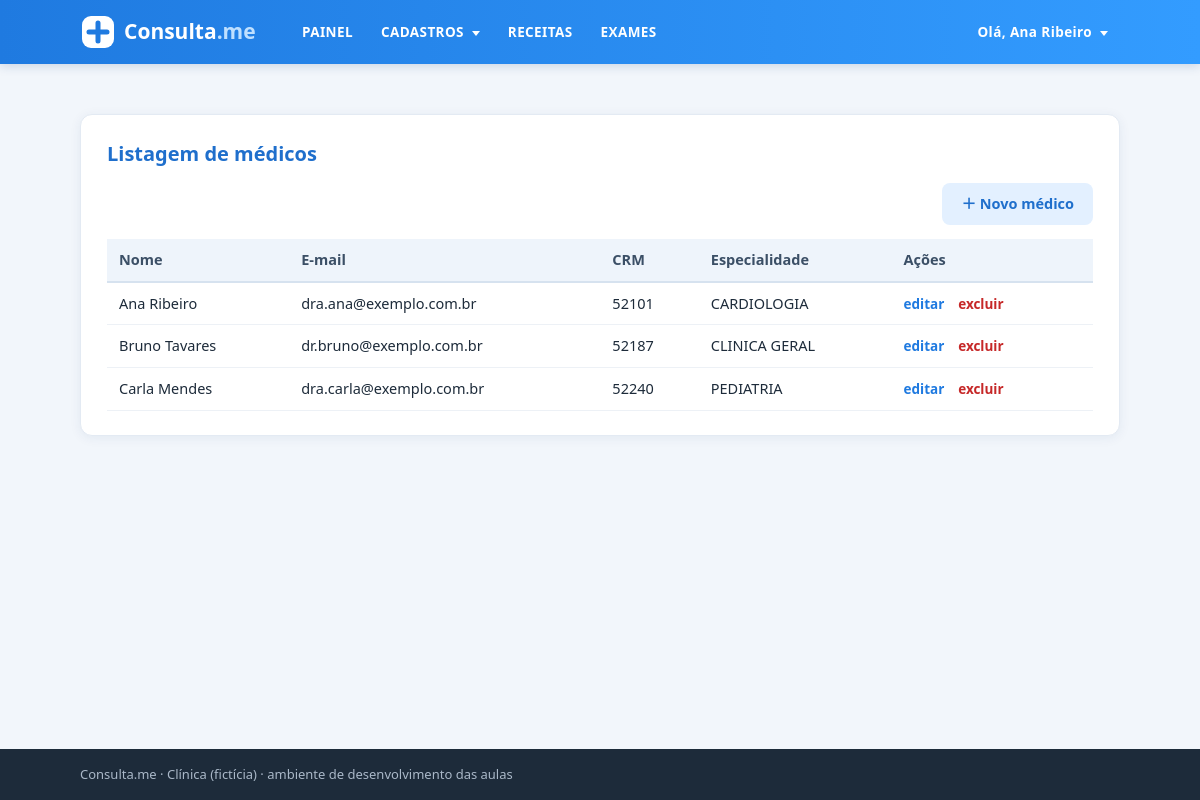
The page /medicos/ (signed in) on the database its author committed.
### intranet/models.py (models this page shows, shortened)
class Medico(models.Model):
    nome = models.CharField(max_length=30)
    sobrenome = models.CharField(max_length=30)
    email = models.EmailField()
    criacao_data = models.DateTimeField(default=timezone.now)
    telefone = models.CharField(max_length=15)
    crm = models.CharField(max_length=6)
    especialidade = models.CharField(max_length=20)
    ativo = models.BooleanField(default=True)
    mensagem = models.TextField(blank=True)
    imagem = models.ImageField(upload_to='img/%Y/%m', blank=True)
    usuario = models.OneToOneField(
        settings.AUTH_USER_MODEL,
        on_delete=models.SET_NULL,
        null=True, blank=True,
        related_name='medico',
    )

### intranet/views.py (the view)
# urls.py: path('medicos/', views.MedicoListView.as_view(), name='medico-list'),
class MedicoListView(LoginRequiredMixin, ListView):
    model = Medico
    template_name = 'intranet/medicos/listagem.html'
    context_object_name = 'medicos'   # nome da lista no template ({{ medicos }})
    def get_queryset(self):
        return Medico.objects.filter(ativo=True).order_by('nome')

### intranet/templates/intranet/medicos/listagem.html (shortened to what this page needs)
{% extends 'intranet/base_logado.html' %}
{% load static %}
{% block content %}
<main class="container">
  <section class="card">
    <h2 class="title">Listagem de médicos</h2>
    <div class="table-controls">
      <a href="{% url 'intranet:medico-create' %}" class="btn btn-tertiary">＋ Novo médico</a>
    </div>
    <table class="tabela">
      <thead><tr><th>Nome</th><th>E-mail</th><th>CRM</th><th>Especialidade</th><th>Ações</th></tr></thead>
      <tbody>
        {% for medico in medicos %}
        <tr>
          <td>{{ medico.nome }} {{ medico.sobrenome }}</td>
          <td>{{ medico.email }}</td>
          <td>{{ medico.crm }}</td>
          <td>{{ medico.especialidade }}</td>
          <td class="acoes">
            <a href="{% url 'intranet:medico-update' medico.pk %}">editar</a>
            <a class="perigo" href="{% url 'intranet:medico-delete' medico.pk %}">excluir</a>
          </td>
        </tr>
        {% empty %}
        <tr><td colspan="5">Nenhum médico cadastrado.</td></tr>
        {% endfor %}
      </tbody>
    </table>
  </section>
</main>
{% endblock %}

### intranet/templates/intranet/base_logado.html (shortened to what this page needs)
{% extends 'intranet/base.html' %}
{% load static %}
{% block header %}
<header class="header">
  <div class="container header-container">
    <a class="logo" href="{% url 'intranet:painel' %}">
      <img src="{% static 'intranet/assets/logo.svg' %}" alt="Consulta.me">
    </a>
    <nav class="main-nav">
      <ul class="nav-left">
        <li><a href="{% url 'intranet:painel' %}">PAINEL</a></li>
        <li class="dropdown">
          <a href="#">CADASTROS <i class="arrow-down"></i></a>
        </li>
        <li><a href="{% url 'intranet:receita-list' %}">RECEITAS</a></li>
        <li><a href="{% url 'intranet:exames' %}">EXAMES</a></li>
      </ul>
      <ul class="nav-right">
        <li class="dropdown">
          <a href="#">
            Olá, <span>{{ request.user.get_full_name|default:request.user.username }}</span> <i class="arrow-down"></i>
          </a>
        </li>
      </ul>
    </nav>
  </div>
</header>
{% endblock %}

### intranet/static/intranet/style.css (style rules this page uses)
* { box-sizing: border-box; margin: 0; padding: 0; }
body { font-family: 'Segoe UI', Helvetica, Arial, sans-serif; background: #f2f6fb; color: #1d2b3a; line-height: 1.5; min-height: 100vh; display: flex; flex-direction: column; }
a { color: #1f7ae0; text-decoration: none; }
.container { width: 100%; max-width: 1080px; margin: 0 auto; padding: 0 20px; }
main.container { flex: 1; padding-top: 28px; padding-bottom: 40px; }
.header { background: #339cff; background: linear-gradient(90deg, #1f7ae0, #339cff); box-shadow: 0 2px 10px rgba(20, 60, 120, .18); }
.header-container { display: flex; align-items: center; justify-content: space-between; min-height: 64px; gap: 20px; }
.logo img { display: block; height: 40px; }
.main-nav { display: flex; align-items: center; justify-content: space-between; flex: 1; gap: 20px; }
.main-nav ul { list-style: none; display: flex; align-items: center; gap: 4px; }
.main-nav > ul > li > a { display: block; padding: 20px 12px; color: #fff; font-weight: 600; font-size: 13.5px; letter-spacing: .03em; }
.arrow-down { display: inline-block; width: 0; height: 0; margin-left: 4px; vertical-align: middle; border-left: 4px solid transparent; border-right: 4px solid transparent; border-top: 5px solid #fff; }
.header .dropdown { position: relative; }
.card { background: #fff; border-radius: 12px; padding: 24px 26px; margin-top: 22px; box-shadow: 0 2px 12px rgba(20, 60, 120, .07); border: 1px solid #e3eaf3; }
.title { font-size: 20px; color: #1f6fcc; margin-bottom: 14px; }
.table-controls { display: flex; justify-content: flex-end; gap: 10px; margin-bottom: 14px; }
.tabela { width: 100%; border-collapse: collapse; font-size: 14.5px; }
.tabela th { text-align: left; background: #eef4fb; color: #3b4f66; font-weight: 600; padding: 10px 12px; border-bottom: 2px solid #d6e2ef; }
.tabela td { padding: 10px 12px; border-bottom: 1px solid #edf1f6; vertical-align: top; }
.acoes a { margin-right: 10px; font-weight: 600; font-size: 13.5px; }
.acoes a.perigo { color: #c62828; }
.btn { display: inline-block; padding: 9px 18px; border-radius: 8px; border: 1px solid transparent; font-size: 14.5px; font-weight: 600; cursor: pointer; font-family: inherit; text-align: center; }
.btn-tertiary { background: #e3f0ff; color: #1f6fcc; }

### rows shown on the page
Medico: nome "Ana", sobrenome "Ribeiro", email "dra.ana@exemplo.com.br", crm "52101", especialidade "CARDIOLOGIA"
Medico: nome "Bruno", sobrenome "Tavares", email "dr.bruno@exemplo.com.br", crm "52187", especialidade "CLINICA GERAL"
Medico: nome "Carla", sobrenome "Mendes", email "dra.carla@exemplo.com.br", crm "52240", especialidade "PEDIATRIA"

### other values the page prints
{{ request.user.get_full_name|default:request.user.username }} "Ana Ribeiro"
